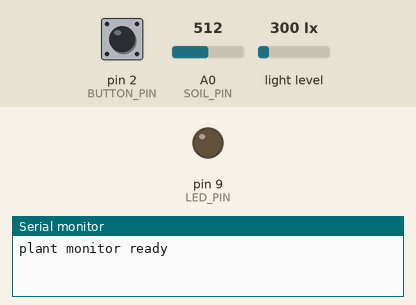
Recording of a sketch running on a simulated Arduino Uno, built with avr-gcc and run on an emulated ATmega328P. On the bench: output pins drawn as LEDs (lit = HIGH), the last lines printed to the serial monitor. Wiring (inferred from the names in the program): BH1750 light sensor at I2C address 0x23. Inputs (shaded band) come from the test bench; at power-on: A0 (SOIL_PIN) = 512, pin 2 (BUTTON_PIN) HIGH, light level 300 lx. EEPROM starts erased.

Above: at 1.2 s.
1.3 s: A0 (SOIL_PIN) set to 648
5.5 s: A0 (SOIL_PIN) set to 663
At 7.2 s:
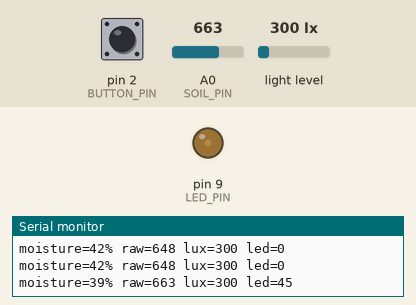
7.5 s: pin 2 (BUTTON_PIN) pulled LOW for 0.15 s
At 8.8 s:
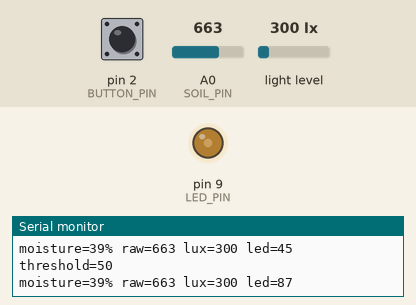
9.5 s: A0 (SOIL_PIN) set to 716
At 10.3 s:
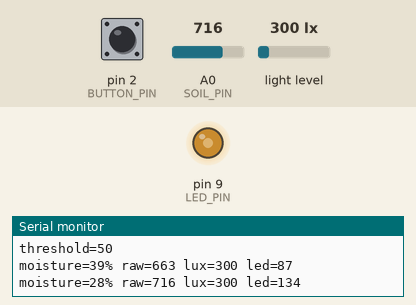
11.5 s: A0 (SOIL_PIN) set to 900
At 13.0 s:
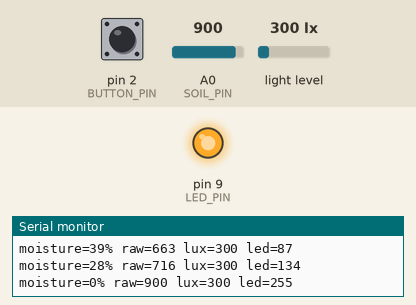
Timing chart, 0 to 14.5 s (numbered marks = the images above; inputs shaded):
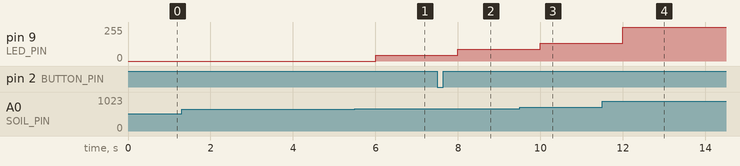

The sketch:

plant_monitor.ino
```cpp
// (licence header left out)
#include <Wire.h>
#include <EEPROM.h>

const int SOIL_PIN = A0;
const int LED_PIN = 9;
const int BUTTON_PIN = 2;
const uint8_t BH1750_ADDR = 0x23;

// Calibration: raw ADC when the probe is in air (dry) and in water (wet).
const int RAW_DRY = 850;
const int RAW_WET = 380;

uint8_t threshold = 40;          // percent
unsigned long lastReport = 0;
unsigned long lastButtonChange = 0;
int lastButtonState = HIGH;
int stableButtonState = HIGH;

void setup() {
  Serial.begin(115200);
  pinMode(LED_PIN, OUTPUT);
  pinMode(BUTTON_PIN, INPUT_PULLUP);
  Wire.begin();
  Wire.beginTransmission(BH1750_ADDR);
  Wire.write(0x10);              // continuous high-resolution mode
  Wire.endTransmission();
  uint8_t saved = EEPROM.read(0);
  if (saved == 30 || saved == 40 || saved == 50) threshold = saved;
  Serial.println(F("plant monitor ready"));
}

int moisturePercent(int raw) {
  int pct = map(raw, RAW_DRY, RAW_WET, 0, 100);
  return constrain(pct, 0, 100);
}

long readLux() {
  Wire.requestFrom(BH1750_ADDR, (uint8_t)2);
  if (Wire.available() < 2) return -1;
  uint16_t v = (Wire.read() << 8) | Wire.read();
  return (long)(v / 1.2);
}

void handleButton() {
  int reading = digitalRead(BUTTON_PIN);
  if (reading != lastButtonState) {
    lastButtonChange = millis();
    lastButtonState = reading;
  }
  if (millis() - lastButtonChange > 30 && reading != stableButtonState) {
    stableButtonState = reading;
    if (stableButtonState == LOW) {
      threshold = threshold >= 50 ? 30 : threshold + 10;
      EEPROM.update(0, threshold);
      Serial.print(F("threshold="));
      Serial.println(threshold);
    }
  }
}

void loop() {
  handleButton();

  if (millis() - lastReport >= 2000) {
    lastReport = millis();
    int raw = analogRead(SOIL_PIN);
    int pct = moisturePercent(raw);
    long lux = readLux();

    // The drier the soil below the threshold, the brighter the LED.
    int brightness = 0;
    if (pct < threshold) {
      brightness = map(threshold - pct, 0, threshold, 40, 255);
    }
    analogWrite(LED_PIN, brightness);

    Serial.print(F("moisture="));
    Serial.print(pct);
    Serial.print(F("% raw="));
    Serial.print(raw);
    Serial.print(F(" lux="));
    if (lux < 0) Serial.print(F("err")); else Serial.print(lux);
    Serial.print(F(" led="));
    Serial.println(brightness);
  }
}
```

Measured:
- after the input at 5.5 s, pin 9 (LED_PIN): 0/255 → 45/255 after 0.50 s
- after the input at 7.5 s, pin 9 (LED_PIN): 45/255 → 87/255 after 0.50 s
- after the input at 9.5 s, pin 9 (LED_PIN): 87/255 → 134/255 after 0.50 s
- after the input at 11.5 s, pin 9 (LED_PIN): 134/255 → 255/255 after 0.50 s
